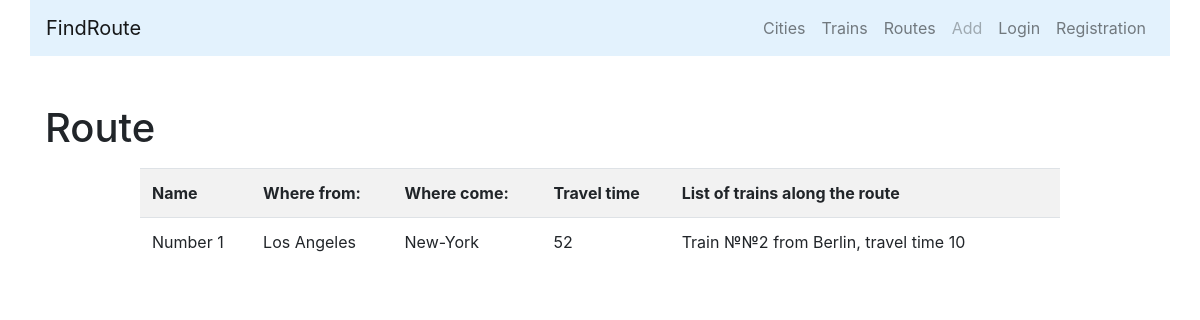
Page /detail/1/ on the committed database.
### routes/models.py (models this page shows, shortened)
class Route(models.Model):
    name = models.CharField(
        max_length=50, unique=True, verbose_name='Route name'
    )
    travel_times = models.PositiveSmallIntegerField(
        verbose_name='Total travel time'
    )
    from_city = models.ForeignKey(
        City, on_delete=models.CASCADE,
        related_name='route_from_city_set',
        verbose_name='From what city'
    )
    to_city = models.ForeignKey(
        'cities.City', on_delete=models.CASCADE,
        related_name='route_to_city_set',
        verbose_name='Which city'
    )
    trains = models.ManyToManyField(
        'trains.Train', verbose_name='List of trains'
    )
    class Meta:
        verbose_name = 'Route'
        verbose_name_plural = 'Routes'
        ordering = ['travel_times']

### cities/models.py (models this page shows, shortened)
class City(models.Model):
    name = models.CharField(max_length=100, unique=True, verbose_name='City')
    def __str__(self):
        return self.name
    class Meta:
        verbose_name = 'City'
        verbose_name_plural = 'Cities'
        ordering = ['name']

### trains/models.py (models this page shows, shortened)
class Train(models.Model):
    name = models.CharField(max_length=50, unique=True,
                            verbose_name='Train number')
    travel_time = models.PositiveSmallIntegerField(verbose_name='Travel time')
    from_city = models.ForeignKey(City, on_delete=models.CASCADE,
                                  related_name='from_city_set',
                                  verbose_name='From what city'
                                  )
    to_city = models.ForeignKey('cities.City', on_delete=models.CASCADE,
                                related_name='to_city_set',
                                verbose_name='Which city'
                                )
    def __str__(self):
        return f'Train №{self.name} from {self.from_city}'
    class Meta:
        verbose_name = 'Train'
        verbose_name_plural = 'Trains'
        ordering = ['travel_time']

### routes/views.py (the view)
# urls.py: path('detail/<int:pk>/', RouteDetailView.as_view(), name='detail'),
class RouteDetailView(DetailView):
    queryset = Route.objects.all()
    template_name = 'routes/detail.html'

### routes/templates/routes/detail.html (shortened to what this page needs)
{% extends 'base.html' %}
{% block content %}
<h1>Route</h1>
<div class="row ">
    <div class="col-md-10 mx-auto my-2">
        <table class="table table-striped">
            <tr>
                <th>Name</th>
                <th>Where from:</th>
                <th>Where come:</th>
                <th>Travel time</th>
                <th>List of trains along the route</th>
                <th>&nbsp;</th>
            </tr>
            <tr>
                <td>
                    {{object.name}}
                </td>
                <td>{{object.from_city}}</td>
                <td>{{object.to_city}}</td>
                <td>{{object.travel_times}}</td>
                <td>
                    {% for train in object.trains.all%}
                    <p>{{train}}, travel time {{train.travel_time}}</p>
                    {% endfor %}
                </td>
                <td>
                </td>
            </tr>
        </table>
    </div>
</div>
{% endblock %}

### rows in the picture
Route: name "Number 1", from_city "Los Angeles", to_city "New-York", travel_times "52"
Train: name+from_city "Train №№2 from Berlin", travel_time "10"
